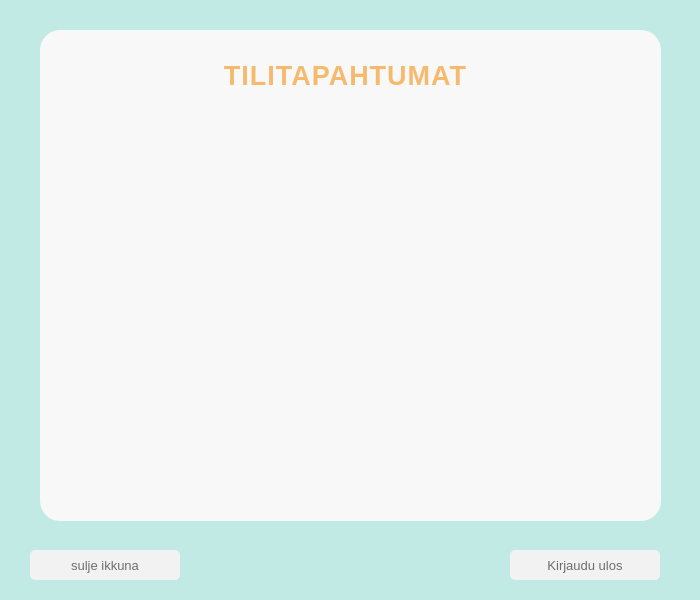
<?xml version="1.0" encoding="UTF-8"?>
<ui version="4.0">
 <class>showTransactions</class>
 <widget class="QDialog" name="showTransactions">
  <property name="enabled">
   <bool>true</bool>
  </property>
  <property name="geometry">
   <rect>
    <x>0</x>
    <y>0</y>
    <width>700</width>
    <height>600</height>
   </rect>
  </property>
  <property name="minimumSize">
   <size>
    <width>700</width>
    <height>600</height>
   </size>
  </property>
  <property name="windowTitle">
   <string>Dialog</string>
  </property>
  <property name="styleSheet">
   <string notr="true">background-color: rgb(192, 234, 227);
color: rgb(110,110,110);
text-transform: uppercase;</string>
  </property>
  <widget class="QLabel" name="TxtLabel_nayta_tilitapahtumat">
   <property name="geometry">
    <rect>
     <x>70</x>
     <y>110</y>
     <width>561</width>
     <height>380</height>
    </rect>
   </property>
   <property name="maximumSize">
    <size>
     <width>561</width>
     <height>380</height>
    </size>
   </property>
   <property name="sizeIncrement">
    <size>
     <width>0</width>
     <height>0</height>
    </size>
   </property>
   <property name="baseSize">
    <size>
     <width>0</width>
     <height>0</height>
    </size>
   </property>
   <property name="font">
    <font>
     <pointsize>9</pointsize>
    </font>
   </property>
   <property name="layoutDirection">
    <enum>Qt::LeftToRight</enum>
   </property>
   <property name="styleSheet">
    <string notr="true">border-radius: 20px;
background-color: rgb(248,248,248);
line-height: 6px;</string>
   </property>
   <property name="scaledContents">
    <bool>false</bool>
   </property>
   <property name="alignment">
    <set>Qt::AlignCenter</set>
   </property>
  </widget>
  <widget class="QWidget" name="widget" native="true">
   <property name="geometry">
    <rect>
     <x>40</x>
     <y>30</y>
     <width>621</width>
     <height>491</height>
    </rect>
   </property>
   <property name="styleSheet">
    <string notr="true">border-radius: 20px;
background-color: rgb(248,248,248);</string>
   </property>
   <widget class="QLabel" name="label_TILITAPAHTUMAT_otsikko">
    <property name="geometry">
     <rect>
      <x>10</x>
      <y>20</y>
      <width>591</width>
      <height>51</height>
     </rect>
    </property>
    <property name="minimumSize">
     <size>
      <width>0</width>
      <height>0</height>
     </size>
    </property>
    <property name="font">
     <font>
      <pointsize>20</pointsize>
      <bold>true</bold>
     </font>
    </property>
    <property name="styleSheet">
     <string notr="true">color: rgb(246, 186, 111);
background-color: rgb(248,248,248);
letter-spacing: 1px;</string>
    </property>
    <property name="text">
     <string>TILITAPAHTUMAT</string>
    </property>
    <property name="alignment">
     <set>Qt::AlignCenter</set>
    </property>
   </widget>
  </widget>
  <widget class="QPushButton" name="nappi_sulje">
   <property name="geometry">
    <rect>
     <x>30</x>
     <y>550</y>
     <width>150</width>
     <height>30</height>
    </rect>
   </property>
   <property name="font">
    <font>
     <pointsize>10</pointsize>
    </font>
   </property>
   <property name="styleSheet">
    <string notr="true">background-color: rgb(242,242,242);
border-radius: 5px;</string>
   </property>
   <property name="text">
    <string>sulje ikkuna</string>
   </property>
  </widget>
  <widget class="QPushButton" name="nappi_kirjaudu_ulos">
   <property name="geometry">
    <rect>
     <x>510</x>
     <y>550</y>
     <width>150</width>
     <height>30</height>
    </rect>
   </property>
   <property name="font">
    <font>
     <pointsize>10</pointsize>
    </font>
   </property>
   <property name="styleSheet">
    <string notr="true">background-color: rgb(242,242,242);
border-radius: 5px;</string>
   </property>
   <property name="text">
    <string>Kirjaudu ulos</string>
   </property>
  </widget>
  <zorder>widget</zorder>
  <zorder>TxtLabel_nayta_tilitapahtumat</zorder>
  <zorder>nappi_sulje</zorder>
  <zorder>nappi_kirjaudu_ulos</zorder>
 </widget>
 <resources/>
 <connections/>
</ui>
